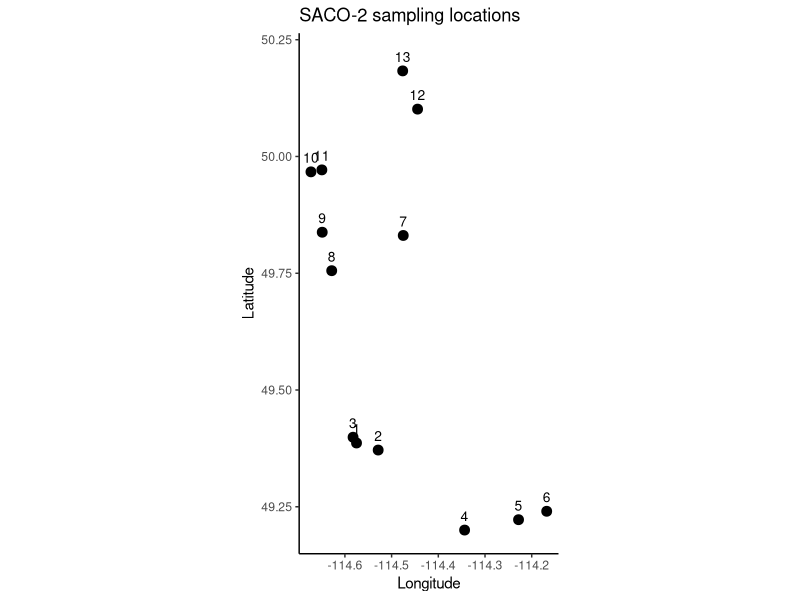
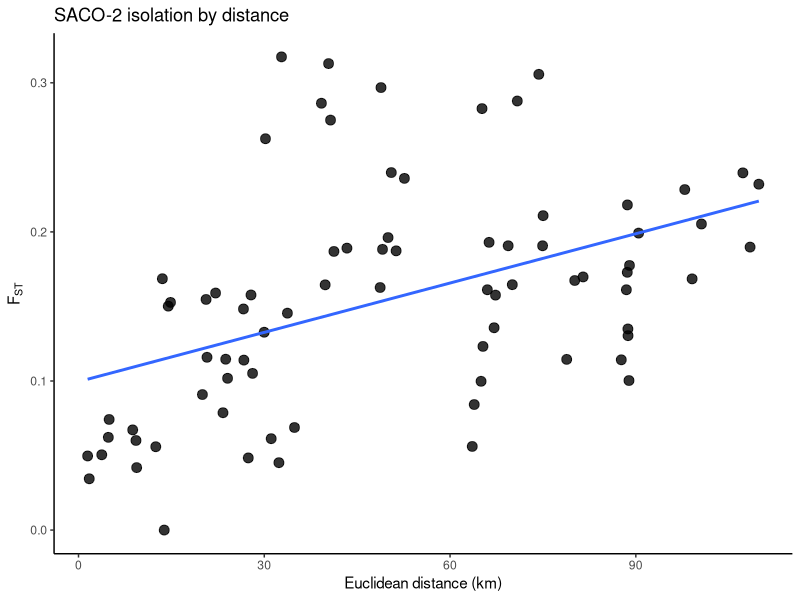

Here is the R script that generated these plots, in order: (Note: this script raises an error after producing the figures.)
# -----------------------------
# SACO-2 bull trout
# Salvelinus confluentus
# Warnock et al. 2010
# sites + pairwise FST + IBD plot
# -----------------------------

library(ggplot2)
library(geosphere)

# ------------------------------
# paths
# ------------------------------
base_dir <- "/Users/johnmccall/Library/CloudStorage/OneDrive-TheOhioStateUniversity/Spring_2026/Landgen_DGS/DGS-Patterns-of-Fish-Diversity/DGS-Patterns-of-Fish-Diversity/Objective 2/Data/SACO-2"

# -----------------------------
# 0) site coordinates
# order follows Table 1 exactly:
# Cb-CR, Ga-CR, Lo-CR, Wca-CR, Sca-CR, Mi-CR,
# Ra-OR, Sra-OR, Nra-OR, Du-OR, Hi-OR, Lli-OR, Uli-OR
#
# The paper does not provide exact sampling coordinates.
# These are approximate stream reference points based on
# named waterbodies / critical habitat points in the same
# drainages, plus the Livingstone Falls split for lower vs upper
# Livingstone.
# -----------------------------
SACO_2_coords <- data.frame(
  site = as.character(1:13),
  code = c(
    "Cb-CR", "Ga-CR", "Lo-CR", "Wca-CR", "Sca-CR", "Mi-CR",
    "Ra-OR", "Sra-OR", "Nra-OR", "Du-OR", "Hi-OR", "Lli-OR", "Uli-OR"
  ),
  location = c(
    "Carbondale River",
    "Gardiner Creek",
    "Lost Creek",
    "West Castle River",
    "South Castle River",
    "Mill Creek",
    "Racehorse Creek",
    "South Racehorse Creek",
    "North Racehorse Creek",
    "Dutch Creek",
    "Hidden Creek",
    "Lower Livingstone River",
    "Upper Livingstone River"
  ),
  lat = c(
    49.38654309020,
    49.37144943270,
    49.39888385160,
    49.20009722000,
    49.22233722222,
    49.24034401990,
    49.83089658140,
    49.75547785090,
    49.83781484500,
    49.96709838730,
    49.97132085210,
    50.10141111111,
    50.18327611111
  ),
  lon = c(
    -114.57512465300,
    -114.52875620700,
    -114.58250840600,
    -114.34369711500,
    -114.22821111111,
    -114.16792365800,
    -114.47506394400,
    -114.62825033600,
    -114.64854979400,
    -114.67267947700,
    -114.64932796100,
    -114.44437222222,
    -114.47625972222
  ),
  stringsAsFactors = FALSE
)

# -----------------------------
# 1) map of sampling locations
# -----------------------------
ggplot(SACO_2_coords, aes(x = lon, y = lat)) +
  geom_point(size = 3) +
  geom_text(aes(label = site), nudge_y = 0.03, size = 3.5) +
  coord_fixed() +
  theme_classic() +
  labs(
    x = "Longitude",
    y = "Latitude",
    title = "SACO-2 sampling locations"
  )

# -----------------------------
# 2) geographic distance matrix
# straight-line distance in km
# -----------------------------
geo_dist_km <- geosphere::distm(
  as.matrix(SACO_2_coords[, c("lon", "lat")]),
  fun = geosphere::distHaversine
) / 1000

rownames(geo_dist_km) <- SACO_2_coords$site
colnames(geo_dist_km) <- SACO_2_coords$site
diag(geo_dist_km) <- 0

# -----------------------------
# 3) helper function
# lower-triangle values entered row-wise
# -----------------------------
fill_sym_from_lower <- function(pops, vals, diag_val = 0) {

  n <- length(pops)
  stopifnot(length(vals) == n * (n - 1) / 2)

  mat <- matrix(
    0,
    nrow = n,
    ncol = n,
    dimnames = list(pops, pops)
  )

  k <- 1
  for (i in 2:n) {
    for (j in 1:(i - 1)) {
      mat[i, j] <- vals[k]
      mat[j, i] <- vals[k]
      k <- k + 1
    }
  }

  diag(mat) <- diag_val
  mat
}

# -----------------------------
# 4) pairwise FST matrix
# Table 1 lower triangle, transcribed row-wise
# negative FST values truncated to 0 afterward
# -----------------------------
fst_vals <- c(

  # Ga-CR
  0.0505,

  # Lo-CR
  0.0497, 0.0742,

  # Wca-CR
  0.1140, 0.0787, 0.1051,

  # Sca-CR
  0.0613, 0.0484, 0.0452, 0.0672,

  # Mi-CR
  0.1455, 0.1327, 0.0688, 0.1686, 0.0622,

  # Ra-OR
  0.1962, 0.1873, 0.1627, 0.2878, 0.1646, 0.1907,

  # Sra-OR
  0.1869, 0.1891, 0.1645, 0.2827, 0.1612, 0.1930, -0.0080,

  # Nra-OR
  0.2398, 0.2359, 0.1883, 0.3057, 0.1907, 0.2109, 0.0559, 0.0601,

  # Du-OR
  0.0998, 0.1357, 0.0561, 0.1729, 0.1003, 0.1349, 0.1159, 0.1146, 0.1502,

  # Hi-OR
  0.1232, 0.1576, 0.0842, 0.2181, 0.1304, 0.1612, 0.0909, 0.1018, 0.1527, 0.0344,

  # Lli-OR
  0.1674, 0.1698, 0.1145, 0.2053, 0.1685, 0.2284, 0.2625, 0.2750, 0.3174, 0.1590, 0.1547,

  # Uli-OR
  0.1775, 0.1992, 0.1142, 0.2320, 0.1898, 0.2396, 0.2863, 0.2968, 0.3129, 0.1577, 0.1483, 0.0419
)

SACO_2_fst <- fill_sym_from_lower(
  pops = SACO_2_coords$site,
  vals = fst_vals,
  diag_val = 0
)

SACO_2_fst <- pmax(SACO_2_fst, 0)
diag(SACO_2_fst) <- 0

# -----------------------------
# 5) pairwise dataframe for IBD plot
# -----------------------------
ibd_df <- data.frame(
  site1   = rownames(SACO_2_fst)[row(SACO_2_fst)[upper.tri(SACO_2_fst)]],
  site2   = colnames(SACO_2_fst)[col(SACO_2_fst)[upper.tri(SACO_2_fst)]],
  fst     = SACO_2_fst[upper.tri(SACO_2_fst)],
  dist_km = geo_dist_km[upper.tri(geo_dist_km)]
)

# -----------------------------
# 6) IBD plot
# -----------------------------
ggplot(ibd_df, aes(x = dist_km, y = fst)) +
  geom_point(size = 3, alpha = 0.8) +
  geom_smooth(method = "lm", se = FALSE) +
  theme_classic() +
  labs(
    x = "Euclidean distance (km)",
    y = expression(F[ST]),
    title = "SACO-2 isolation by distance"
  )

# -----------------------------
# 7) quick checks
# -----------------------------
stopifnot(identical(rownames(SACO_2_fst), SACO_2_coords$site))
stopifnot(identical(colnames(SACO_2_fst), SACO_2_coords$site))
stopifnot(isTRUE(all.equal(SACO_2_fst, t(SACO_2_fst))))
stopifnot(all(diag(SACO_2_fst) == 0))
stopifnot(all(diag(geo_dist_km) == 0))

# -----------------------------
# 8) save RData
# -----------------------------
out_dir <- file.path(base_dir, "data")

if (!dir.exists(out_dir)) {
  dir.create(out_dir, recursive = TRUE)
}

save(
  SACO_2_fst,
  SACO_2_coords,
  file = file.path(out_dir, "SACO-2.RData")
)
